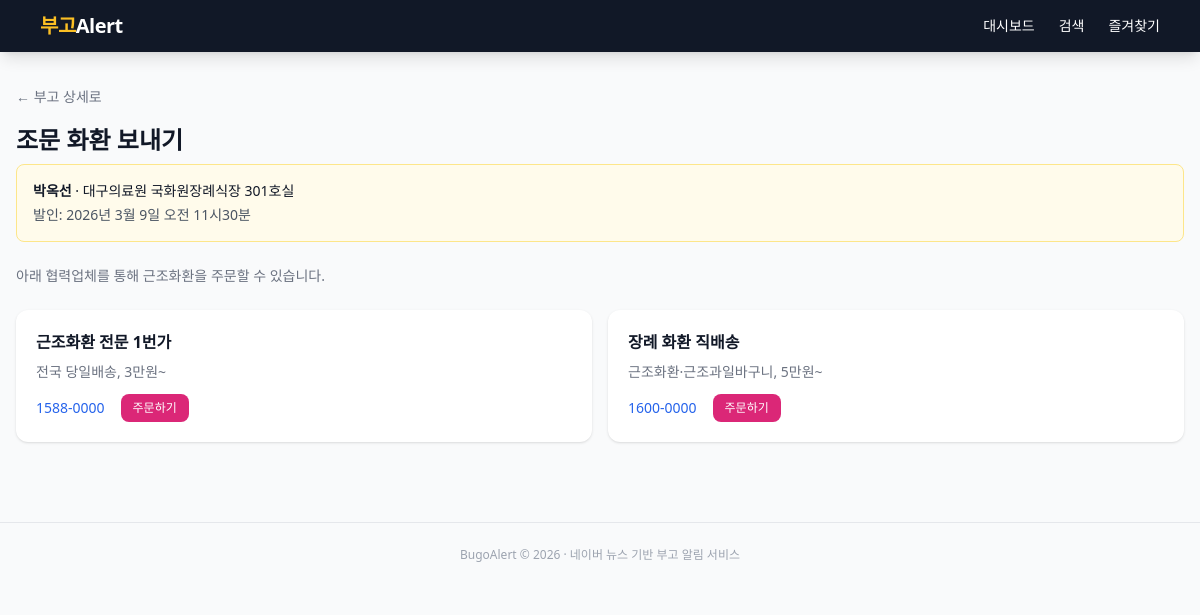
/flower/order/569, run on the app's committed database.
### app/models.py (models this page shows)
class Obituary(Base):
    __tablename__ = "obituaries"
    id = Column(Integer, primary_key=True, autoincrement=True)
    source_url = Column(String(512), nullable=False)
    source_urls = Column(Text, nullable=True)  # JSON 배열: 병합된 모든 기사 URL
    title = Column(String(512), nullable=False)
    key_person = Column(String(100))
    organization = Column(String(200))
    position = Column(String(200))
    deceased_name = Column(String(100))
    deceased_age = Column(String(50))
    relationship = Column(String(100))
    related_persons = Column(Text)
    funeral_hall = Column(String(200))
    room_number = Column(String(50))
    funeral_date = Column(String(100))
    funeral_time = Column(String(50))
    contact = Column(String(100))
    remarks = Column(Text)
    raw_text = Column(Text)
    published_at = Column(DateTime)
    created_at = Column(DateTime, default=datetime.utcnow)
    dedup_key = Column(String(200), unique=True, nullable=True)
    __table_args__ = (
        Index("ix_obituaries_key_person", "key_person"),
        Index("ix_obituaries_org", "organization"),
        Index("ix_obituaries_published", "published_at"),
        Index("ix_obituaries_dedup", "dedup_key"),
        Index("ix_obituaries_source_url", "source_url"),
    )

### app/routers/flower_order.py (the view)
@router.get("/order/{obituary_id}")
async def flower_order_page(
    request: Request,
    obituary_id: int,
    db: Session = Depends(get_db),
):
    obit = db.query(Obituary).filter(Obituary.id == obituary_id).first()
    if obit is None:
        raise HTTPException(status_code=404, detail="부고를 찾을 수 없습니다")
    return request.app.state.templates.TemplateResponse(
        "flower_order.html",
        {
            "request": request,
            "obit": obit,
            "vendors": PARTNER_VENDORS,
        },
    )

### app/templates/flower_order.html (shortened to what this page needs)
{% extends "base.html" %}
{% block content %}
<div class="mb-4">
  {% if obit %}
  <a href="/obituary/{{ obit.id }}" class="text-sm text-gray-500 hover:text-gray-700">&larr; 부고 상세로</a>
  {% else %}
  <a href="/" class="text-sm text-gray-500 hover:text-gray-700">&larr; 목록으로</a>
  {% endif %}
</div>
<h1 class="text-2xl font-bold mb-2">조문 화환 보내기</h1>
{% if obit %}
<div class="bg-amber-50 border border-amber-200 rounded-lg p-4 mb-6 text-sm">
  <p><strong>{{ obit.deceased_name or '고인' }}</strong>
    {% if obit.funeral_hall %} &middot; {{ obit.funeral_hall }}{% endif %}
    {% if obit.room_number %} {{ obit.room_number }}{% endif %}
  </p>
  {% if obit.funeral_date %}
  <p class="text-gray-600 mt-1">발인: {{ obit.funeral_date|format_funeral_date_full }} {{ obit.funeral_time or '' }}</p>
  {% endif %}
</div>
{% endif %}
<p class="text-gray-500 text-sm mb-6">아래 협력업체를 통해 근조화환을 주문할 수 있습니다.</p>
<div class="grid grid-cols-1 md:grid-cols-2 gap-4">
  {% for v in vendors %}
  <div class="bg-white rounded-xl shadow p-5 hover:shadow-md transition">
    <h3 class="font-bold text-base mb-2">{{ v.name }}</h3>
    <p class="text-sm text-gray-500 mb-3">{{ v.note }}</p>
    <div class="flex items-center gap-4 text-sm">
      <a href="tel:{{ v.phone }}" class="text-blue-600 hover:underline">{{ v.phone }}</a>
      <a href="{{ v.url }}" target="_blank"
         class="px-3 py-1.5 bg-pink-600 text-white rounded-lg text-xs font-medium hover:bg-pink-700 transition">
        주문하기
      </a>
    </div>
  </div>
  {% endfor %}
</div>
{% endblock %}

### app/templates/base.html (style rules this page uses)
html { font-size: clamp(14px, 2vw, 16px); }
body { font-size: 1rem; }

### data on the page
Obituary: deceased_name "박옥선", funeral_hall "대구의료원 국화원장례식장", room_number "301호실", funeral_date "2026년 3월 9일", funeral_time "오전 11시30분"

### other printed values
{{ v.name }} "근조화환 전문 1번가" "장례 화환 직배송"
{{ v.note }} "전국 당일배송, 3만원~" "근조화환·근조과일바구니, 5만원~"
{{ v.phone }} "1588-0000" "1600-0000"
